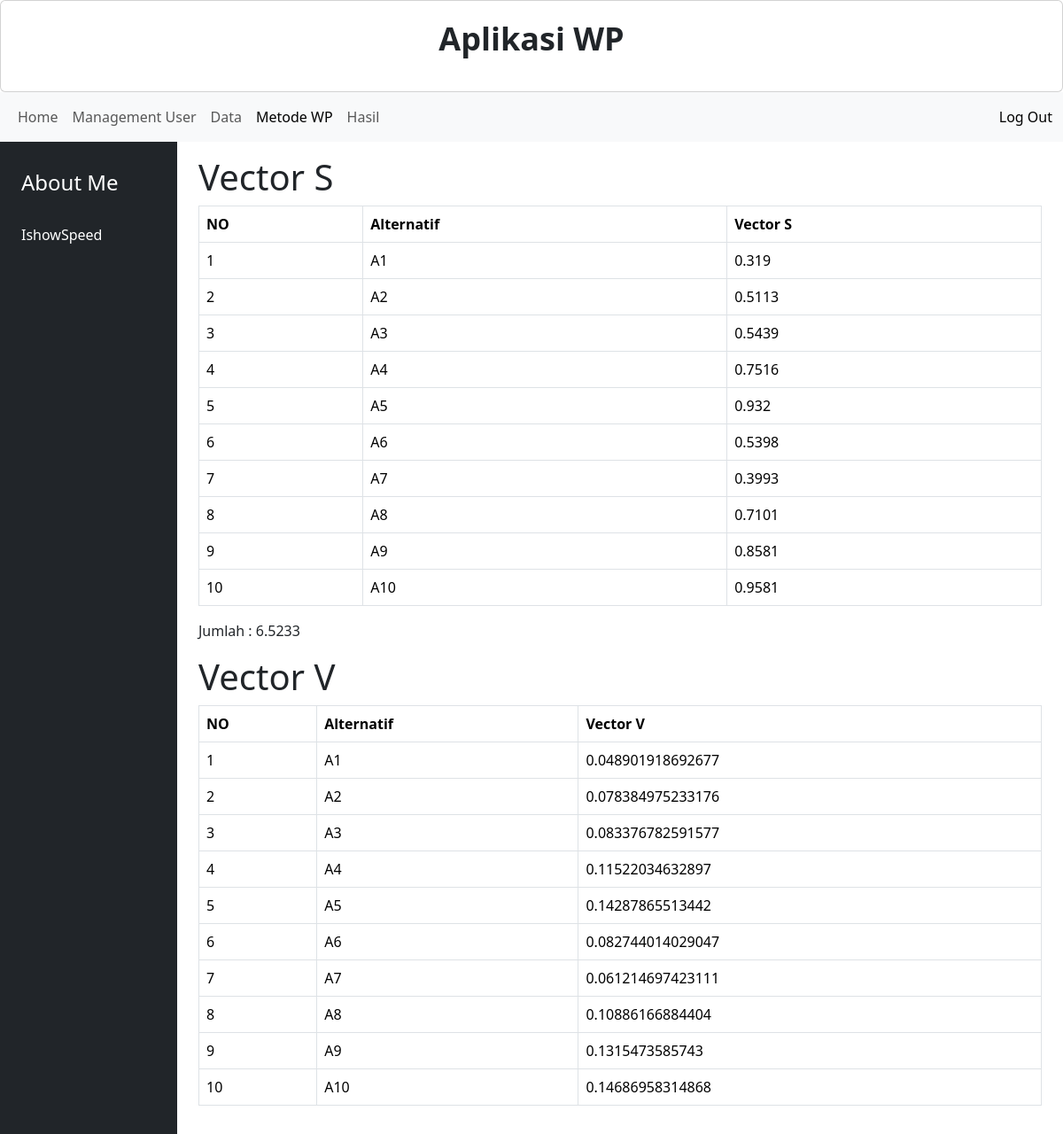
Page /index.php?page=metodeWP (signed in) on the committed database.
### tables this page shows
CREATE TABLE `alternatif` (
  `id` int(11) NOT NULL,
  `nama` varchar(50) NOT NULL,
  `keterangan` text NOT NULL
);

### pages/metodeWP.php (the view, shortened to what this page needs)
<h1>Vector S</h1>
<table class="table table-bordered">
    <thead>
        <tr>
            <th>NO</th>
            <th>Alternatif</th>
            <th>Vector S</th>
        </tr>
    </thead>
    <tbody>
        <?php
            $nos = 1;
            $jumlah = 0;
            $sum = 0;
            $hasil = array();
            $sqls = mysqli_query($db, "SELECT * FROM kriteria");
            while($b = mysqli_fetch_array($sqls)) {
                $sum = $sum + $b['bobot'];
            }
            $sql = mysqli_query($db, "SELECT * FROM alternatif");
            while($a = mysqli_fetch_array($sql)) { ?>
                <tr>
                    <td><?= $nos++ ?></td>
                    <td><?= $a['nama'] ?></td>
                    <td>
                        <?php
                            $S = 0;
                            $vector = array();
                            $kriteria = mysqli_query($db, "SELECT * FROM kriteria");
                            while($b = mysqli_fetch_array($kriteria)) {
                                $take = mysqli_query($db, "SELECT * FROM data WHERE alternatif_id='".$a['id']."' AND kriteria_id='".$b['id']."'");
                                $data = mysqli_fetch_assoc($take);
                                if($b['atribut'] == 0) {
                                    $vector[] = pow($data['number'], ($b['bobot'] / $sum));
                                } else {
                                    $vector[] = pow($data['number'], -($b['bobot'] / $sum));
                                }
                            }
                            foreach($vector as $a => $value) {
                                if($a == 0) {
                                    $S = $value;
                                } else {
                                    $S = $S * $value;
                                }
                            }
                            $hasil[] = $S;
                            echo round($S,4);
                            $jumlah = $jumlah + $S;
                        ?>
                    </td>
                </tr>
            <?php } ?>
    </tbody>
</table>
<p>Jumlah : <?= round($jumlah, 4); ?></p>
<h1>Vector V</h1>
<table class="table table-bordered">
    <thead>
        <tr>
            <th>NO</th>
            <th>Alternatif</th>
            <th>Vector V</th>
        </tr>
    </thead>
    <tbody>
        <?php
            $no = 1;
            $value = 0;
            $sql = mysqli_query($db, "SELECT * FROM alternatif");
            while($a = mysqli_fetch_array($sql)) { ?>
                <tr>
                    <td><?= $no++ ?></td>
                    <td><?= $a['nama'] ?></td>
                    <td>
                        <?php
                            echo $hasil[$value] / $jumlah;
                            $value = $value + 1;
                        ?>
                    </td>
                </tr>
            <?php } ?>
    </tbody>
</table>

### index.php (shortened to what this page needs)
<!DOCTYPE html>
<html>
<head>
    <link href="https://cdn.jsdelivr.net/npm/bootstrap@5.3.1/dist/css/bootstrap.min.css" rel="stylesheet">
</head>
<body>
    <div class="card">
        <div class="card-body">
            <p class="text-center" style="font-weight: bold; font-size: 36px;">
                Aplikasi WP
            </p>
        </div>
    </div>
    <nav class="navbar navbar-expand-lg bg-body-tertiary">
        <div class="container-fluid">
            <div class="collapse navbar-collapse" id="navbarText">
                <ul class="navbar-nav me-auto mb-2 mb-lg-0">
                    <li class="nav-item">
                        <a class="nav-link <?php echo (!isset($_GET['page'])) ? "active" : "" ?>" aria-current="page" href="index.php">Home</a>
                    </li>
                    <li class="nav-item">
                        <a class="nav-link <?php echo (isset($_GET['page'])) ? ($_GET['page'] == "ManagementUser") ? "active" : "" : "" ?>" href="index.php?page=ManagementUser">Management User</a>
                    </li>
                    <li class="nav-item">
                        <a class="nav-link <?php echo (isset($_GET['page'])) ? ($_GET['page'] == "DataWP") ? "active" : "" : "" ?>" href="index.php?page=DataWP">Data</a>
                    </li>
                    <li class="nav-item">
                        <a class="nav-link <?php echo (isset($_GET['page'])) ? ($_GET['page'] == "metodeWP") ? "active" : "" : "" ?>" href="index.php?page=metodeWP">Metode WP</a>
                    </li>
                    <li class="nav-item">
                        <a class="nav-link <?php echo (isset($_GET['page'])) ? ($_GET['page'] == "hasil") ? "active" : "" : "" ?>" href="index.php?page=hasil">Hasil</a>
                    </li>
                </ul>
                <span class="navbar-text">
                    <a href="logout.php" class="nav-link">Log Out</a>
                </span>
            </div>
        </div>
    </nav>
    <div class="container-fluid">
    <div class="row flex-nowrap">
        <div class="col-auto col-md-3 col-xl-2 px-sm-2 px-0 bg-dark">
            <div class="d-flex flex-column align-items-center align-items-sm-start px-3 pt-2 text-white min-vh-100">
                <br>
                <h4>About Me</h4>
                <br>
                <p>IshowSpeed</p>
            </div>
        </div>
        <div class="col py-3">
            <div class="container">
                <?php
                    $pages_dir = "pages";
                    if(isset($_GET['page'])) {
                        $pages = scandir($pages_dir, 0);
                        unset($pages[0], $pages[1]);
                        $p = $_GET['page'];
                        if(in_array($p.'.php', $pages)) {
                            include($pages_dir.'/'.$p.'.php');
                        } else {
                            echo "Halaman tak tersedia";
                        }
                    } ?>
            </div>
        </div>
    </div>
</div>
</body>
</html>

### rows in the picture
alternatif: nama "A1", S "0.319"
alternatif: nama "A2", S "0.5113", jumlah "0.078384975233176"
alternatif: nama "A3", S "0.5439", jumlah "0.083376782591577"
alternatif: nama "A4", S "0.7516", jumlah "0.11522034632897"
alternatif: nama "A5", S "0.932", jumlah "0.14287865513442"
alternatif: nama "A6", S "0.5398", jumlah "0.082744014029047"
alternatif: nama "A7", S "0.3993", jumlah "0.061214697423111"
alternatif: nama "A8", S "0.7101", jumlah "0.10886166884404"
alternatif: nama "A9", S "0.8581", jumlah "0.1315473585743"
alternatif: nama "A10", S "0.9581", jumlah "0.14686958314868"

### other values in the picture
$jumlah "6.5233"
